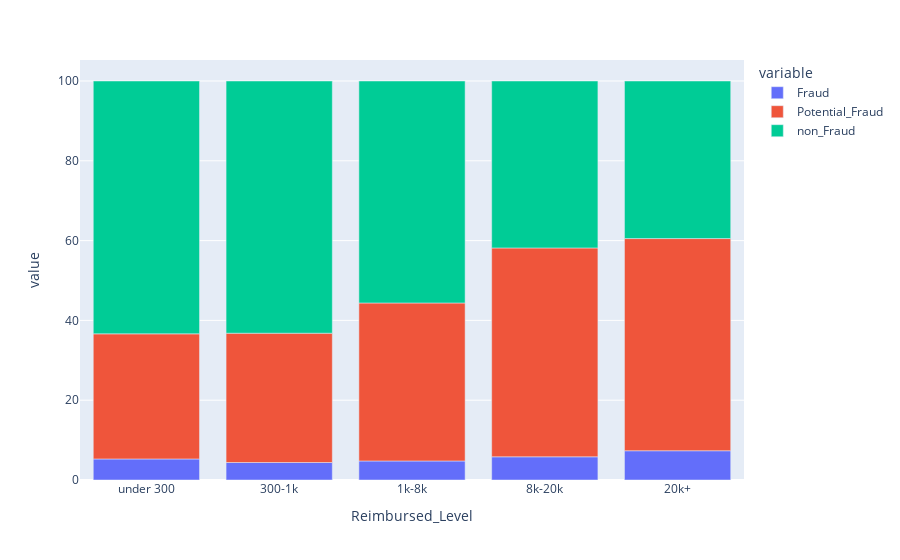

Notebook code cell kept with this figure:
### Code cell
fig1.show() # I save the plots static. If you do not want it, delete 'png'.

### Figure 1 — Plotly figure (JSON) as saved in the notebook; plotly's stock layout.template omitted (floating-point values rounded to 4 significant figures)
{"data": [{"alignmentgroup": "True", "hovertemplate": "variable=Fraud<br>Reimbursed_Level=%{x}<br>value=%{y}<extra></extra>", "legendgroup": "Fraud", "marker": {"color": "#636efa"}, "name": "Fraud", "offsetgroup": "Fraud", "orientation": "v", "showlegend": true, "textposition": "auto", "type": "bar", "x": ["under 300", "300-1k", "1k-8k", "8k-20k", "20k+"], "xaxis": "x", "y": [5.272, 4.387, 4.768, 5.816, 7.334], "yaxis": "y"}, {"alignmentgroup": "True", "hovertemplate": "variable=Potential_Fraud<br>Reimbursed_Level=%{x}<br>value=%{y}<extra></extra>", "legendgroup": "Potential_Fraud", "marker": {"color": "#EF553B"}, "name": "Potential_Fraud", "offsetgroup": "Potential_Fraud", "orientation": "v", "showlegend": true, "textposition": "auto", "type": "bar", "x": ["under 300", "300-1k", "1k-8k", "8k-20k", "20k+"], "xaxis": "x", "y": [31.36, 32.4, 39.6, 52.34, 53.18], "yaxis": "y"}, {"alignmentgroup": "True", "hovertemplate": "variable=non_Fraud<br>Reimbursed_Level=%{x}<br>value=%{y}<extra></extra>", "legendgroup": "non_Fraud", "marker": {"color": "#00cc96"}, "name": "non_Fraud", "offsetgroup": "non_Fraud", "orientation": "v", "showlegend": true, "textposition": "auto", "type": "bar", "x": ["under 300", "300-1k", "1k-8k", "8k-20k", "20k+"], "xaxis": "x", "y": [63.36, 63.21, 55.63, 41.84, 39.49], "yaxis": "y"}], "layout": {"barmode": "relative", "legend": {"title": {"text": "variable"}, "tracegroupgap": 0}, "margin": {"t": 60}, "xaxis": {"anchor": "y", "domain": [0, 1], "title": {"text": "Reimbursed_Level"}}, "yaxis": {"anchor": "x", "domain": [0, 1], "title": {"text": "value"}}}}
